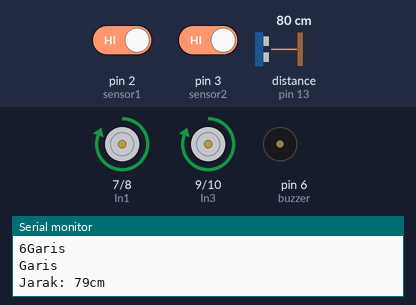
Recording of a sketch running on a simulated Arduino Uno, built with avr-gcc and run on an emulated ATmega328P. Parts: motor-driver pin pairs drawn as motors (green arrow = first pin HIGH = forward, orange = second pin HIGH = backward, longer = more drive), buzzer (waves = sounding, pin HIGH), the last lines printed to the serial monitor. Wiring (inferred from the names in the program): ultrasonic range finder: trigger pin 12; echo pin 13. Inputs (shaded band) come from the test bench; at power-on: distance to the obstacle (sensor on pin 13) 80 cm, pin 2 (sensor1) HIGH, pin 3 (sensor2) HIGH. The echo pulse lasts 58.3 µs per cm; pins used as bus, display or sensor lines are not drawn.

Above: at 1.2 s.
1.3 s: distance to the obstacle (sensor on pin 13) set to 10 cm
2.8 s: distance to the obstacle (sensor on pin 13) set to 7 cm
5.8 s: pin 2 (sensor1) driven LOW
7.4 s: pin 3 (sensor2) driven LOW
At 8.6 s:
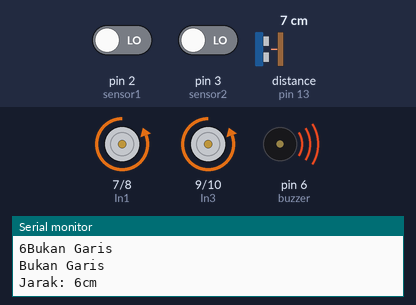
9.1 s: distance to the obstacle (sensor on pin 13) set to 9 cm
At 9.58 s:
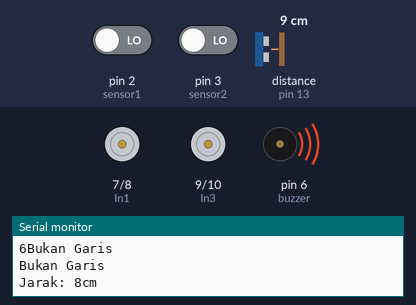
At 10.4 s:
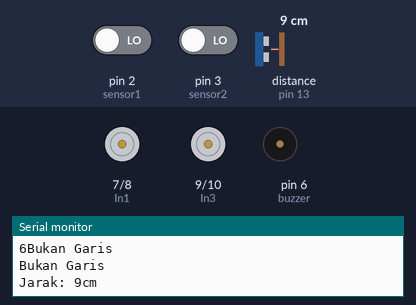
11.1 s: distance to the obstacle (sensor on pin 13) set to 2 cm
At 11.58 s:
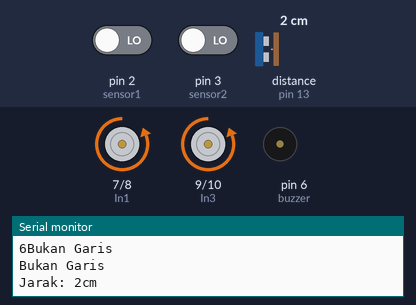
Timing chart, 0 to 14.1 s (numbered marks = the images above; inputs shaded):
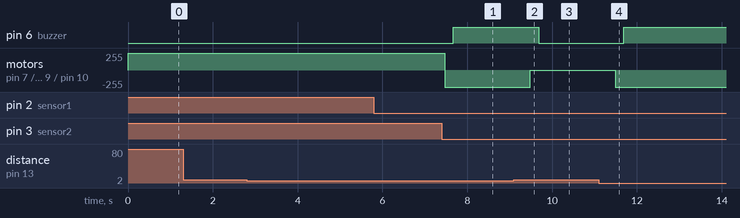

Measured:
- after the input at 7.4 s, pin 6 (buzzer): LOW → HIGH after 0.27 s; motor on pin 7 (In1) / pin 8 (In2), motor on pin 9 (In3) / pin 10 (In4): forward 255/255 → backward 255/255 after 0.07 s
- after the input at 9.1 s, pin 6 (buzzer): HIGH → LOW after 0.58 s; motor on pin 7 (In1) / pin 8 (In2), motor on pin 9 (In3) / pin 10 (In4): backward 255/255 → stopped after 0.38 s
- after the input at 11.1 s, pin 6 (buzzer): LOW → HIGH after 0.59 s; motor on pin 7 (In1) / pin 8 (In2), motor on pin 9 (In3) / pin 10 (In4): stopped → backward 255/255 after 0.39 s

The sketch:

line_follower_robot_test.ino
```cpp
#define In1 7 //deklarasi pin MotorDriver untuk penggerak dinamo 1
#define In2 8 //deklarasi pin MotorDriver untuk penggerak dinamo 1
#define In3 9 //deklarasi pin MotorDriver untuk penggerak dinamo 2
#define In4 10 //deklarasi pin MotorDriver untuk penggerak dinamo 2

#define sensor1 2 //deklarasi untuk sensor infrared 1
#define sensor2 3 //deklarasi untuk sensor infrared 2

#define trigPin 12 //deklarasi untuk trig pin sensor ultrasonic
#define echoPin 13 //deklarasi untuk echo pin sensor ultrasonic

int buzzer = 6; //deklarasi pin untuk buzzer

void setup() { //fungsi untuk menentukan input dan output
  // put your setup code here, to run once:
  pinMode(sensor1, INPUT); //sensor1 infrared akan digunakan sebagai input
  pinMode(sensor2, INPUT); //sensor2 infrared akan digunakan sebagai input
  pinMode(In1, OUTPUT); //motordriver ln1 digunakan sebagai output penggerak dinamo
  pinMode(In2, OUTPUT); //motordriver ln1 digunakan sebagai output penggerak dinamo
  pinMode(In3, OUTPUT); //motordriver ln1 digunakan sebagai output penggerak dinamo
  pinMode(In4, OUTPUT); //motordriver ln1 digunakan sebagai output penggerak dinamo
  pinMode(echoPin, INPUT); //echopin sensor ultrasonic sebagai input
  pinMode(trigPin, OUTPUT); //trigpin sensor ultrasonic sebagai output
  pinMode(buzzer, OUTPUT); //buzzer sebagai output
  Serial.begin(9600); //untuk memulai serial
}

void maju(){ //fungsi agar motordriver ke dinamo bisa berjalan maju
  digitalWrite(In1, HIGH); //ln1 bernilai high atau roda kanan maju
  digitalWrite(In2, LOW); //ini bernilai low apabila high roda kanan akan mundur
  digitalWrite(In3, HIGH); //ln1 bernilai high atau roda kiri maju
  digitalWrite(In4, LOW); //ini bernilai low apabila high roda kiri akan mundur
}

void mundur(){ //fungsi agar motordriver ke dinamo bisa berjalan mundur
  digitalWrite(In1, LOW); //ini bernilai low apabila high roda kanan akan maju
  digitalWrite(In2, HIGH); //ln1 bernilai high atau roda kanan mundur
  digitalWrite(In3, LOW); //ini bernilai low apabila high roda kiri akan
  digitalWrite(In4, HIGH); //ln1 bernilai high atau roda kiri mundur
}

void berhenti(){ //fungsi agar motordrive ke dinamo tidak bergerak
  digitalWrite(In1, LOW); //bernilai low maka akan diam
  digitalWrite(In2, LOW); //bernilai low maka akan diam
  digitalWrite(In3, LOW); //bernilai low maka akan diam
  digitalWrite(In4, LOW); //bernilai low maka akan diam
}

void loop() { //menjelankan program
  int nilaiSensor1 = digitalRead(sensor1); //membaca masukan dari sensor1
  int nilaiSensor2 = digitalRead(sensor2); //membaca masukan dari sensor2

  Serial.print(buzzer); //untuk menampilkan nilai output dari buzzer

  if(nilaiSensor1 == LOW){ //apabila sensor1 bernilai LOW
    Serial.println("Bukan Garis"); //menampilkan Bukan Garis pada serial monitor
  }
  if(nilaiSensor1 == HIGH){ //apabila sensor1 bernilai HIGH
    Serial.println("Garis"); //menampilkan Garis pada serial monitor
  }

  if(nilaiSensor2 == LOW){ //apabila sensor1 bernilai LOW
    Serial.println("Bukan Garis"); //menampilkan Bukan Garis pada serial monitor
  }
  if(nilaiSensor2 == HIGH){ //apabila sensor1 bernilai HIGH
    Serial.println("Garis"); //menampilkan Garis pada serial monitor
  }

  long duration, distance; //deklarasi duration dan distance untuk sensor ultrasonic
  digitalWrite(trigPin, LOW); //trigpin bernilai LOW
  digitalWrite(trigPin, HIGH); //trigpin bernilai HIGH
  digitalWrite(trigPin, LOW); //trigpin bernilai LOW
  duration = pulseIn(echoPin, HIGH); //untuk menentukan durasi dari ultrasinoc
  distance = (duration/2) / 29.1; //agar sensor ultrasonic dapat menentukan jarak
  Serial.print("Jarak: ");  //menampilkan kata jarak pada serial monitor
  Serial.print(distance); //menampilkan nilai distance
  Serial.println("cm"); //menampilkan kata cm pada serial monitor

  if (distance < 8){ //apabila sensor ultrasonic mendeteksi benda berjarak kurang dari 8 cm
    if((nilaiSensor1 == LOW) && (nilaiSensor2 == LOW)){ //jika nilai sensor 1 dan 2 LOW
      mundur(); //robot akan berjalan mundur
      delay(200); //delay200
      digitalWrite(buzzer, HIGH); //buzzer akan berbunyi
      delay(200); //delay 200
    }
  }
  else { //apabila robot tidak mendeteksi benda pada jarak lebih dari 7 cm
    if((nilaiSensor1 == LOW) && (nilaiSensor2 == LOW)){ //jika sensor 1 dan 2 bernilai LOW
      berhenti(); //robot akan berhenti
      delay(200); //delay 200
      digitalWrite(buzzer, LOW); //buzzer tidak akan berbunyi
      delay(200); //delay 200
    }
    else if((nilaiSensor1 == HIGH) && (nilaiSensor2 == HIGH)){ //jika sensor 1 dan 2 bernilai HIGH
      maju(); //robot akan maju mengikuti garis
      delay(200); //delay 200
      digitalWrite(buzzer, LOW); //buzzer tidak akan berbunyi
      delay(200); //delay 200
    }
   }
 }
```
